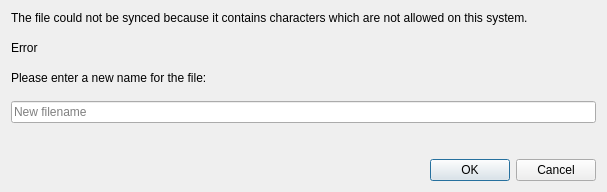
<?xml version="1.0" encoding="UTF-8"?>
<ui version="4.0">
 <class>OCC::InvalidFilenameDialog</class>
 <widget class="QDialog" name="OCC::InvalidFilenameDialog">
  <property name="geometry">
   <rect>
    <x>0</x>
    <y>0</y>
    <width>607</width>
    <height>192</height>
   </rect>
  </property>
  <property name="windowTitle">
   <string>Invalid filename</string>
  </property>
  <layout class="QVBoxLayout" name="verticalLayout">
   <property name="sizeConstraint">
    <enum>QLayout::SetDefaultConstraint</enum>
   </property>
   <item>
    <widget class="QLabel" name="descriptionLabel">
     <property name="text">
      <string>The file could not be synced because it contains characters which are not allowed on this system.</string>
     </property>
     <property name="textFormat">
      <enum>Qt::PlainText</enum>
     </property>
     <property name="alignment">
      <set>Qt::AlignLeading|Qt::AlignLeft|Qt::AlignTop</set>
     </property>
     <property name="wordWrap">
      <bool>false</bool>
     </property>
    </widget>
   </item>
   <item>
    <widget class="QLabel" name="explanationLabel">
     <property name="text">
      <string>Error</string>
     </property>
     <property name="textFormat">
      <enum>Qt::PlainText</enum>
     </property>
     <property name="alignment">
      <set>Qt::AlignLeading|Qt::AlignLeft|Qt::AlignTop</set>
     </property>
     <property name="wordWrap">
      <bool>false</bool>
     </property>
    </widget>
   </item>
   <item>
    <widget class="QLabel" name="label">
     <property name="text">
      <string>Please enter a new name for the file:</string>
     </property>
     <property name="textFormat">
      <enum>Qt::PlainText</enum>
     </property>
     <property name="alignment">
      <set>Qt::AlignLeading|Qt::AlignLeft|Qt::AlignTop</set>
     </property>
     <property name="wordWrap">
      <bool>false</bool>
     </property>
    </widget>
   </item>
   <item>
    <widget class="QLineEdit" name="filenameLineEdit">
     <property name="placeholderText">
      <string>New filename</string>
     </property>
    </widget>
   </item>
   <item>
    <widget class="QLabel" name="errorLabel">
     <property name="palette">
      <palette>
       <active>
        <colorrole role="WindowText">
         <brush brushstyle="SolidPattern">
          <color alpha="200">
           <red>255</red>
           <green>0</green>
           <blue>0</blue>
          </color>
         </brush>
        </colorrole>
       </active>
       <inactive>
        <colorrole role="WindowText">
         <brush brushstyle="SolidPattern">
          <color alpha="200">
           <red>255</red>
           <green>0</green>
           <blue>0</blue>
          </color>
         </brush>
        </colorrole>
       </inactive>
       <disabled>
        <colorrole role="WindowText">
         <brush brushstyle="SolidPattern">
          <color alpha="115">
           <red>255</red>
           <green>255</green>
           <blue>255</blue>
          </color>
         </brush>
        </colorrole>
       </disabled>
      </palette>
     </property>
     <property name="text">
      <string/>
     </property>
     <property name="textFormat">
      <enum>Qt::PlainText</enum>
     </property>
    </widget>
   </item>
   <item>
    <widget class="QDialogButtonBox" name="buttonBox">
     <property name="standardButtons">
      <set>QDialogButtonBox::Cancel|QDialogButtonBox::Ok</set>
     </property>
    </widget>
   </item>
  </layout>
 </widget>
 <resources/>
 <connections/>
</ui>
